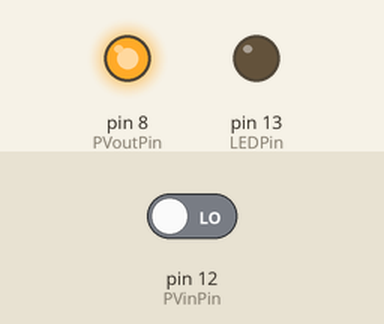
A sketch run on a simulated Arduino Uno, built with avr-gcc and run on an emulated ATmega328P. On the bench: output pins drawn as LEDs (lit = HIGH). The test bench sets the inputs (shaded band); at power-on: pin 12 (PVinPin) LOW.

Above: at 2.8 s.
2.9 s: pin 12 (PVinPin) driven HIGH
At 4.2 s:
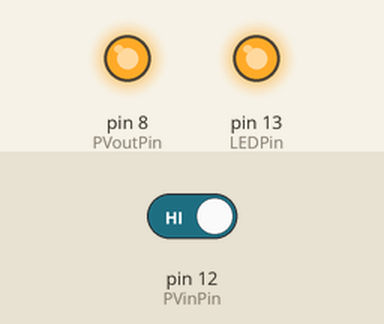
4.5 s: pin 12 (PVinPin) driven LOW
At 5.8 s:
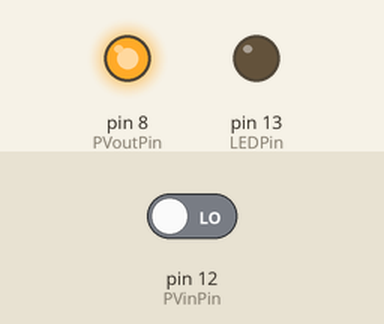
Timing chart, 0 to 7.5 s (numbered marks = the images above; inputs shaded):
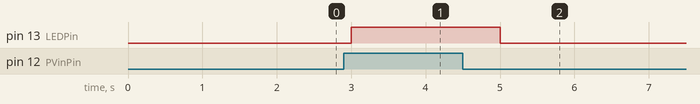

The sketch:

Spider_Eyes_XV_Arduino.ino
```cpp
int LEDPin, PVinPin, PVoutPin;
//all pins are now in one place

void setup() {
// put your setup code here, to run once
  LEDPin = 13;
  //LED pin chain
  PVinPin = 12;
  //input PVsensor
  PVoutPin = 8;
  //output PVSensor

  pinMode(PVinPin, INPUT);
  pinMode(PVoutPin, OUTPUT);
  pinMode(LEDPin, OUTPUT);

  digitalWrite(PVoutPin, HIGH);
}

void loop() {
  // put your main code here, to run repeatedly:
  if (digitalRead(PVinPin) == HIGH)
  {
    digitalWrite(LEDPin, HIGH);
  }
  else
  {
    digitalWrite(13, LOW);
  }
  delay(1000);
  //wait to conserve energy
}
```

Measured:
- after the input at 2.9 s, pin 13 (LEDPin): LOW → HIGH after 0.10 s
- after the input at 4.5 s, pin 13 (LEDPin): HIGH → LOW after 0.50 s
